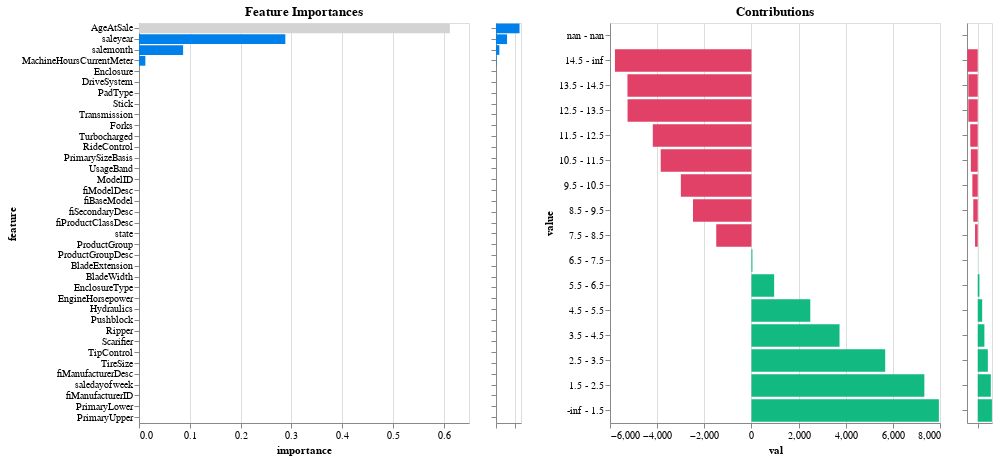

The cell this chart's notebook holds for it:
### Code cell
partitioned_model.partitions['3538'].explain()

### Figure 1 — Vega-Lite specification as saved in the notebook (floating-point values rounded to 4 significant figures; data arrays with more than 128 entries replaced by an {"elided": "..."} marker saying what was removed)
{"config": {"view": {"continuousWidth": 300, "continuousHeight": 300}}, "hconcat": [{"mark": {"type": "bar", "color": "#0080ea"}, "encoding": {"color": {"condition": {"param": "param_7", "value": "lightgray"}, "value": "#0080ea"}, "tooltip": {"field": "importance_label", "type": "nominal"}, "x": {"field": "importance", "type": "quantitative"}, "y": {"field": "feature", "sort": {"field": "importance", "order": "descending"}, "type": "nominal"}}, "height": 400, "name": "view_9", "title": "Feature Importances", "transform": [{"filter": {"param": "param_8"}}], "width": 330}, {"mark": {"type": "bar", "color": "#0080ea"}, "encoding": {"x": {"axis": {"labels": false, "title": null}, "field": "importance", "type": "quantitative"}, "y": {"axis": {"labels": false, "title": null}, "field": "feature", "sort": "-x", "type": "nominal"}}, "height": 400, "name": "view_10", "width": 25}, {"data": {"name": "data-13e79cea400200e4ec5ebb06bc8feba8"}, "mark": {"type": "bar", "color": "#e14067"}, "encoding": {"color": {"condition": {"test": "(datum.contribution < 0)", "value": "#e14067"}, "value": "#12b980"}, "tooltip": {"field": "score_label", "type": "nominal"}, "x": {"field": "val", "type": "quantitative"}, "y": {"field": "value", "sort": {"field": "index", "order": "descending"}, "type": "nominal"}}, "height": 400, "name": "view_11", "title": "Contributions", "transform": [{"fold": ["contribution", "mean", "frequency"], "as": ["column", "val"]}, {"filter": {"param": "Select"}}, {"filter": {"param": "param_7"}}, {"filter": {"param": "param_9"}}], "width": 330}, {"data": {"name": "data-13e79cea400200e4ec5ebb06bc8feba8"}, "mark": {"type": "bar", "color": "#e14067"}, "encoding": {"color": {"condition": {"test": "(datum.contribution < 0)", "value": "#e14067"}, "value": "#12b980"}, "x": {"axis": {"labels": false, "title": null}, "field": "contribution", "type": "quantitative"}, "y": {"axis": {"labels": false, "title": null}, "field": "value", "sort": {"field": "index", "order": "descending"}, "type": "nominal"}}, "height": 400, "name": "view_12", "transform": [{"filter": {"param": "param_7"}}], "width": 25}], "data": {"name": "data-a9f53c681bdc34ce69fa092962345c14"}, "params": [{"name": "param_7", "select": {"type": "point", "fields": ["feature"]}, "value": "AgeAtSale", "views": ["view_9"]}, {"name": "Select", "select": {"type": "point", "fields": ["column"]}, "bind": {"input": "select", "options": ["contribution", "mean", "frequency"]}, "value": "contribution", "views": ["view_9", "view_11"]}, {"name": "param_8", "select": {"type": "interval", "encodings": ["y"]}, "views": ["view_10"]}, {"name": "param_9", "select": {"type": "interval", "encodings": ["y"]}, "views": ["view_12"]}], "$schema": "https://vega.github.io/schema/vega-lite/v5.16.3.json", "datasets": {"data-a9f53c681bdc34ce69fa092962345c14": [{"feature": "ModelID", "importance": 0.0, "importance_label": "0.0%"}, {"feature": "fiModelDesc", "importance": 0.0, "importance_label": "0.0%"}, {"feature": "fiBaseModel", "importance": 0.0, "importance_label": "0.0%"}, {"feature": "fiSecondaryDesc", "importance": 0.0, "importance_label": "0.0%"}, {"feature": "fiProductClassDesc", "importance": 0.0, "importance_label": "0.0%"}, {"feature": "state", "importance": 0.0, "importance_label": "0.0%"}, {"feature": "ProductGroup", "importance": 0.0, "importance_label": "0.0%"}, {"feature": "ProductGroupDesc", "importance": 0.0, "importance_label": "0.0%"}, {"feature": "BladeExtension", "importance": 0.0, "importance_label": "0.0%"}, {"feature": "BladeWidth", "importance": 0.0, "importance_label": "0.0%"}, {"feature": "EnclosureType", "importance": 0.0, "importance_label": "0.0%"}, {"feature": "EngineHorsepower", "importance": 0.0, "importance_label": "0.0%"}, {"feature": "Hydraulics", "importance": 0.0, "importance_label": "0.0%"}, {"feature": "Pushblock", "importance": 0.0, "importance_label": "0.0%"}, {"feature": "Ripper", "importance": 0.0, "importance_label": "0.0%"}, {"feature": "Scarifier", "importance": 0.0, "importance_label": "0.0%"}, {"feature": "TipControl", "importance": 0.0, "importance_label": "0.0%"}, {"feature": "TireSize", "importance": 0.0, "importance_label": "0.0%"}, {"feature": "fiManufacturerDesc", "importance": 0.0, "importance_label": "0.0%"}, {"feature": "saledayofweek", "importance": 0.0, "importance_label": "0.0%"}, {"feature": "fiManufacturerID", "importance": 0.0, "importance_label": "0.0%"}, {"feature": "PrimaryLower", "importance": 0.0, "importance_label": "0.0%"}, {"feature": "PrimaryUpper", "importance": 0.0, "importance_label": "0.0%"}, {"feature": "UsageBand", "importance": 1.967e-20, "importance_label": "0.0%"}, {"feature": "PrimarySizeBasis", "importance": 3.075e-20, "importance_label": "0.0%"}, {"feature": "RideControl", "importance": 2.143e-19, "importance_label": "0.0%"}, {"feature": "Turbocharged", "importance": 9.215e-19, "importance_label": "0.0%"}, {"feature": "Forks", "importance": 1.91e-18, "importance_label": "0.0%"}, {"feature": "Transmission", "importance": 1.926e-18, "importance_label": "0.0%"}, {"feature": "Stick", "importance": 2.353e-18, "importance_label": "0.0%"}, {"feature": "PadType", "importance": 2.853e-18, "importance_label": "0.0%"}, {"feature": "DriveSystem", "importance": 5.194e-18, "importance_label": "0.0%"}, {"feature": "Enclosure", "importance": 6.87e-18, "importance_label": "0.0%"}, {"feature": "MachineHoursCurrentMeter", "importance": 0.01252, "importance_label": "1.3%"}, {"feature": "salemonth", "importance": 0.0869, "importance_label": "8.7%"}, {"feature": "saleyear", "importance": 0.2882, "importance_label": "28.8%"}, {"feature": "AgeAtSale", "importance": 0.6124, "importance_label": "61.2%"}], "data-13e79cea400200e4ec5ebb06bc8feba8": {"elided": "181 records"}}}
